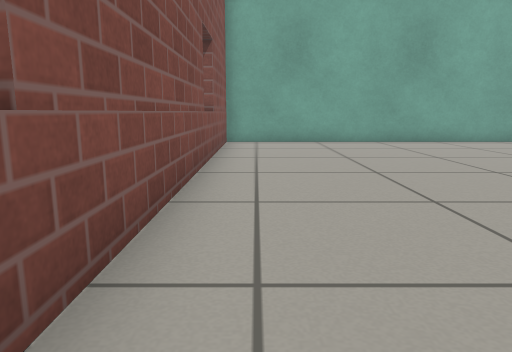
View 1 (above)

17 first-person views from a walk through a world built for the Gazebo simulator. The camera is 0.5 m above the floor, tilts 10° down and sees 70° across. The floor is counted in squares, 0.5 m on a side. Each view is taken from the middle of a square. On the plan, view 1 faces up. The plan holds only what a view shows up to about 13 squares ahead; the rest is blank. The place goes on beyond the plan. Simple patterns stand in for the simulator's built-in surfaces.

View 2
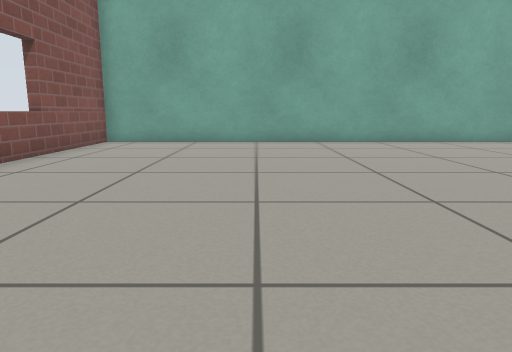

View 3
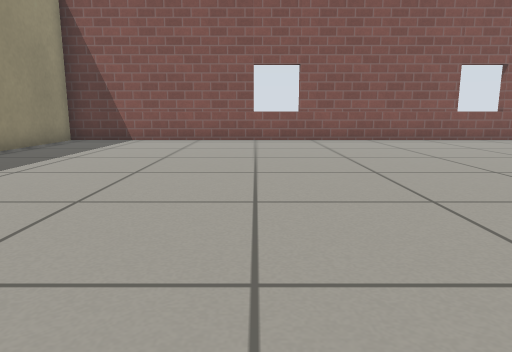

View 4
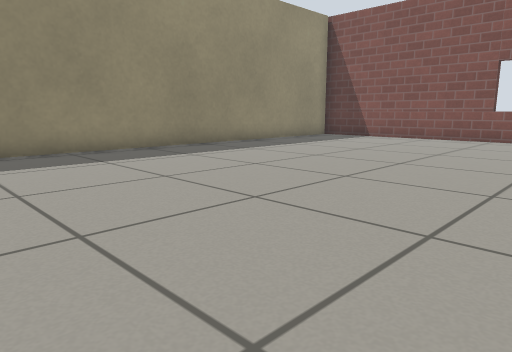

View 5
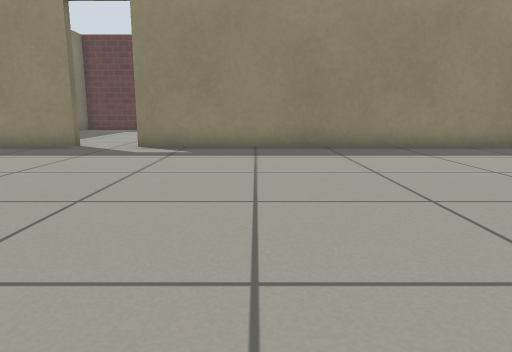

View 6
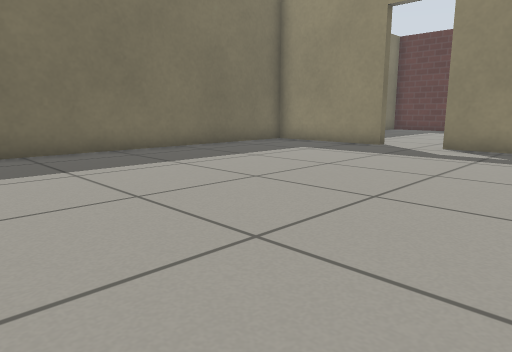

View 7
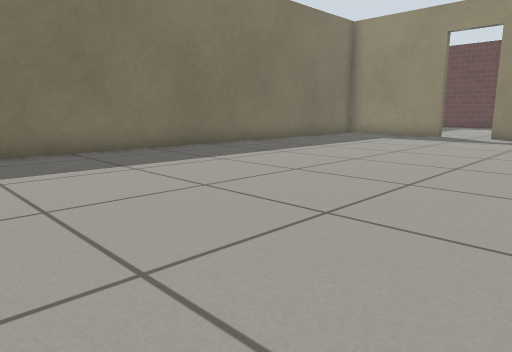

View 8
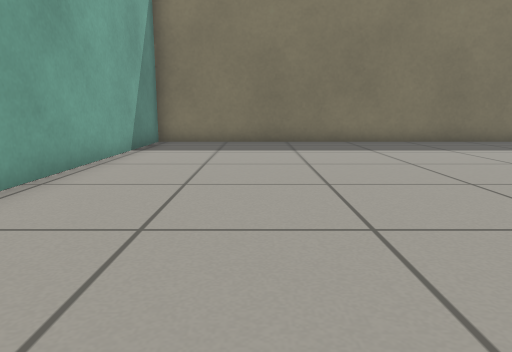

View 9
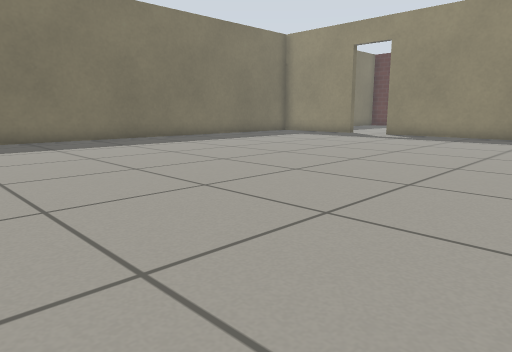

View 10
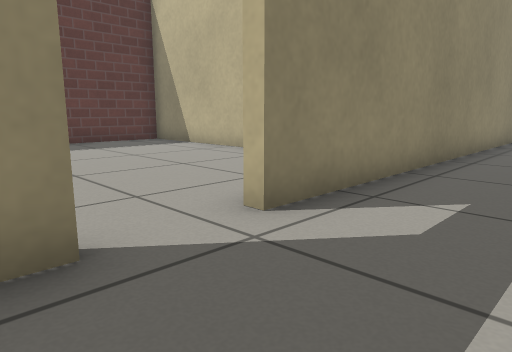

View 11
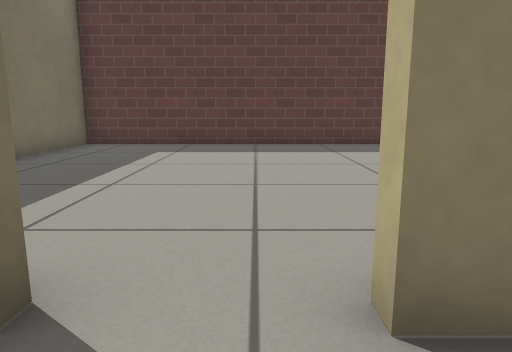

View 12
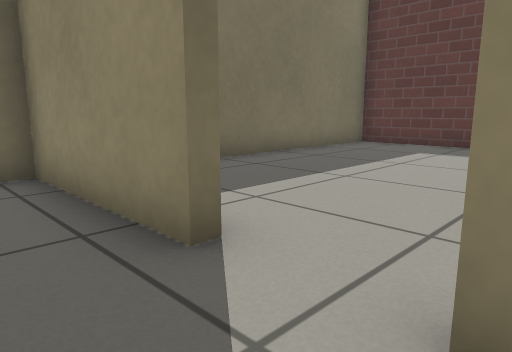

View 13
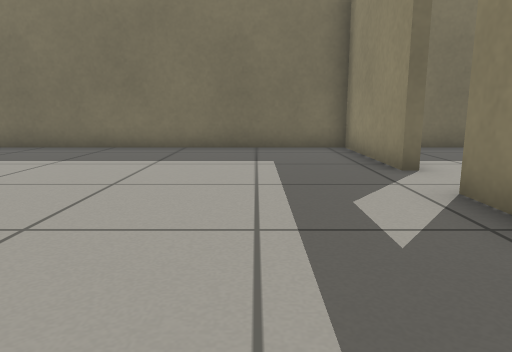

View 14
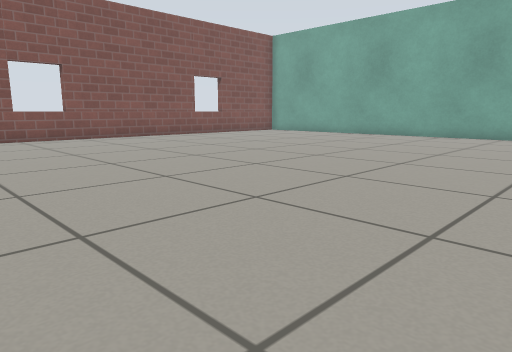

View 15
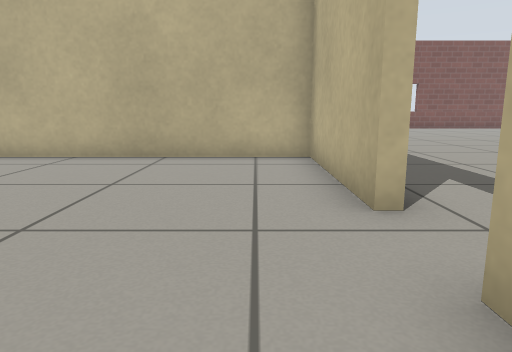

View 16
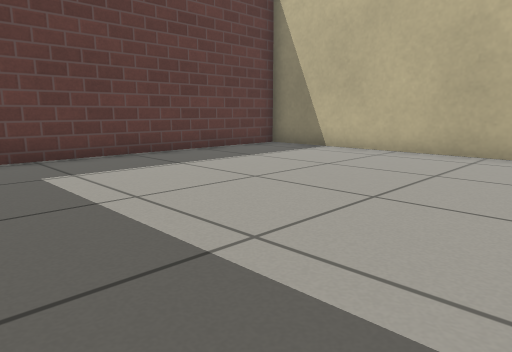

View 17
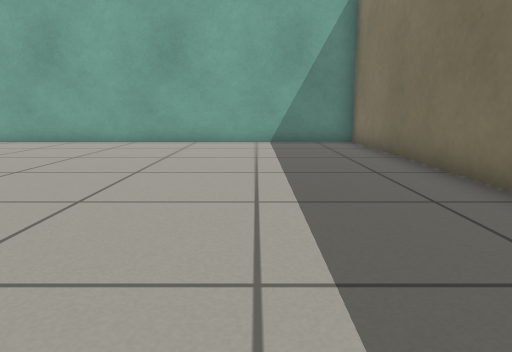

### Floor plan
Ten units are one square. View 1 is at (0, 0); x grows to the right and y downward. Boxes are objects, and circles mark ways between rooms. Rooms are numbered by the first view taken in them; rooms with no view inside come last. Other rooms are left out.
<svg viewBox="-15 -127 252 295">
<path fill="none" stroke="#000" d="M192 65 232 65 232 -122 -10 -122 -10 65 174 65M174 68 129 68 129 163 232 163 232 85"/>
<circle cx="185" cy="70" r="3" fill="#2a7"/>
<text x="110" y="-30">1</text>
<text x="180" y="110">2</text>
</svg>
Room 1 opens to room 2.

Where each view was taken, in squares from view 1:
view 1: 0 up, 0 right, facing up
view 2: 0 up, 4 right, facing up
view 3: 0 up, 12 right, facing left
view 4: 3 up, 13 right, facing down-left
view 5: 4 up, 14 right, facing down
view 6: 4 up, 14 right, facing down-right
view 7: 9 up, 14 right, facing down-right
view 8: 9 up, 11 right, facing right
view 9: 9 up, 10 right, facing down-right
view 10: 4 down, 20 right, facing down-left
view 11: 5 down, 18 right, facing down
view 12: 5 down, 17 right, facing down-right
view 13: 4 down, 13 right, facing right
view 14: 3 down, 13 right, facing up-left
view 15: 8 down, 21 right, facing left
view 16: 8 down, 22 right, facing down-left
view 17: 0 up, 20 right, facing up
